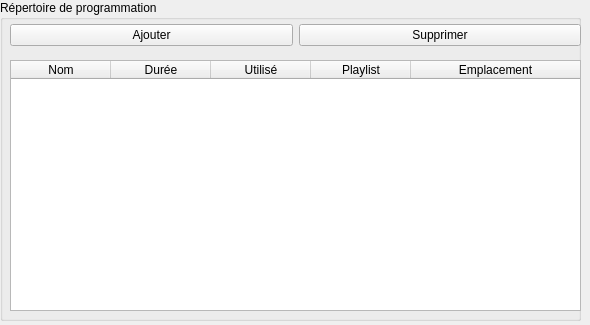
<?xml version="1.0" encoding="UTF-8"?>
<ui version="4.0">
 <class>Form</class>
 <widget class="QWidget" name="Bin">
  <property name="geometry">
   <rect>
    <x>0</x>
    <y>0</y>
    <width>590</width>
    <height>325</height>
   </rect>
  </property>
  <property name="windowTitle">
   <string>Form</string>
  </property>
  <widget class="QGroupBox" name="groupBox">
   <property name="geometry">
    <rect>
     <x>0</x>
     <y>0</y>
     <width>581</width>
     <height>321</height>
    </rect>
   </property>
   <property name="styleSheet">
    <string notr="true">border-color: rgb(0, 0, 0);</string>
   </property>
   <property name="title">
    <string>Répertoire de programmation</string>
   </property>
   <widget class="QWidget" name="horizontalLayoutWidget">
    <property name="geometry">
     <rect>
      <x>10</x>
      <y>20</y>
      <width>571</width>
      <height>31</height>
     </rect>
    </property>
    <layout class="QHBoxLayout" name="horizontalLayout">
     <item>
      <widget class="QPushButton" name="pushButton">
       <property name="text">
        <string>Ajouter</string>
       </property>
      </widget>
     </item>
     <item>
      <widget class="QPushButton" name="pushButton_2">
       <property name="text">
        <string>Supprimer</string>
       </property>
      </widget>
     </item>
    </layout>
   </widget>
   <widget class="QTableWidget" name="tableWidget">
    <property name="geometry">
     <rect>
      <x>10</x>
      <y>60</y>
      <width>571</width>
      <height>251</height>
     </rect>
    </property>
    <property name="contextMenuPolicy">
     <enum>Qt::DefaultContextMenu</enum>
    </property>
    <property name="columnCount">
     <number>5</number>
    </property>
    <attribute name="horizontalHeaderVisible">
     <bool>true</bool>
    </attribute>
    <attribute name="horizontalHeaderCascadingSectionResizes">
     <bool>false</bool>
    </attribute>
    <attribute name="horizontalHeaderStretchLastSection">
     <bool>true</bool>
    </attribute>
    <attribute name="verticalHeaderVisible">
     <bool>true</bool>
    </attribute>
    <column>
     <property name="text">
      <string>Nom</string>
     </property>
    </column>
    <column>
     <property name="text">
      <string>Durée</string>
     </property>
    </column>
    <column>
     <property name="text">
      <string>Utilisé</string>
     </property>
    </column>
    <column>
     <property name="text">
      <string>Playlist</string>
     </property>
    </column>
    <column>
     <property name="text">
      <string>Emplacement</string>
     </property>
    </column>
   </widget>
  </widget>
 </widget>
 <resources/>
 <connections/>
</ui>
